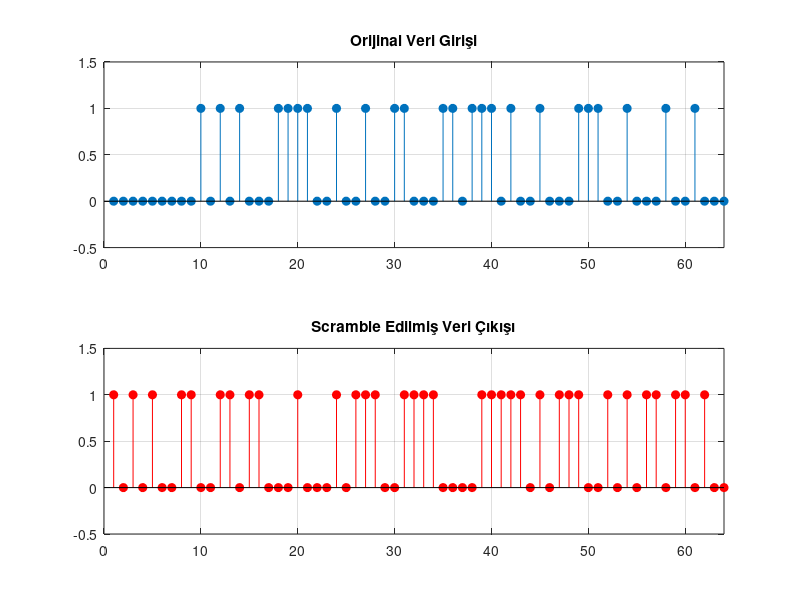

Write MATLAB code to recreate this figure.
clc; clear; close all;

%% 1. PARAMETRELER VE VERİ OLUŞTURMA
% Verilog'daki 'init_data_scram_state' (Başlangıç Tohumu - 7 bit)
% Not: Hepsi sıfır olmamalıdır.
init_seed = [1 0 1 1 1 0 1]; 

% Daha fazla veri biti (Örneğin 64 bitlik rastgele veri)
packet_length = 64; 
input_data = randi([0 1], 1, packet_length);

% Verilog'daki 'S11_SERVICE' durumu: 16 adet '0' biti
service_field = zeros(1, 16);

% Toplam İşlenecek Paket: [Service Field (16 bit)] + [Data (64 bit)]
full_payload = [service_field, input_data];

%% 2. TX SCRAMBLER SİMÜLASYONU
% Polinom: x^7 + x^4 + 1
% Mantık: Feedback = State[6] ^ State[3]

current_state = init_seed;
tx_output = zeros(1, length(full_payload));

% Sonuçları görselleştirmek için string değişkenler
str_input = '';
str_scrambled = '';

fprintf('--- TX SCRAMBLER BAŞLIYOR ---\n');
fprintf('Başlangıç State (Seed): %s\n\n', num2str(init_seed));

for k = 1:length(full_payload)
    % Verilog: data_scram_state[6] (Matlab index 1) ve [3] (Matlab index 4)
    b6 = current_state(1); 
    b3 = current_state(4);
    
    % Feedback (XOR İşlemi)
    feedback = xor(b6, b3);
    
    % Çıkış Biti Hesaplama
    % Verilog: bit_scram = state[6] ^ state[3] ^ input
    % Not: Service kısmında input zaten 0 olduğu için sadece feedback çıkar.
    input_bit = full_payload(k);
    scrambled_bit = xor(input_bit, feedback);
    
    % Sonucu kaydet
    tx_output(k) = scrambled_bit;
    
    % Debug Çıktısı (İsteğe bağlı, her adımı görmek için)
    % if k <= 20 % İlk 20 biti detaylı yazdır
    %    fprintf('Bit %d: In=%d | State=%s | Out=%d\n', ...
    %        k, input_bit, num2str(current_state), scrambled_bit);
    % end
    
    % State Güncelleme (Shift Register - Sola Kaydır)
    % Verilog: {data_scram_state[5:0], feedback}
    current_state = [current_state(2:end), feedback];
end

%% 3. SONUÇLARI GÖSTER
% Verileri gruplayarak gösterelim

scrambled_service = tx_output(1:16);
scrambled_data    = tx_output(17:end);

disp('-------------------------------------------------------------');
disp('GİRİŞ VERİSİ (INPUT DATA - İlk 64 Bit):');
disp(num2str(input_data));
disp('-------------------------------------------------------------');
disp(' ');
disp('ÇIKIŞ - BÖLÜM 1: SERVICE FIELD (İlk 16 Bit - Input hep 0 idi):');
disp(num2str(scrambled_service));
disp(' ');
disp('ÇIKIŞ - BÖLÜM 2: SCRAMBLED DATA (Karıştırılmış Veri):');
disp(num2str(scrambled_data));
disp('-------------------------------------------------------------');

% Grafiksel Gösterim (Bitlerin dağılımını görmek için)
figure;
subplot(2,1,1);
stem(input_data, 'filled');
title('Orijinal Veri Girişi');
ylim([-0.5 1.5]); xlim([0 packet_length]);
grid on;

subplot(2,1,2);
stem(scrambled_data, 'filled', 'r');
title('Scramble Edilmiş Veri Çıkışı');
ylim([-0.5 1.5]); xlim([0 packet_length]);
grid on;
